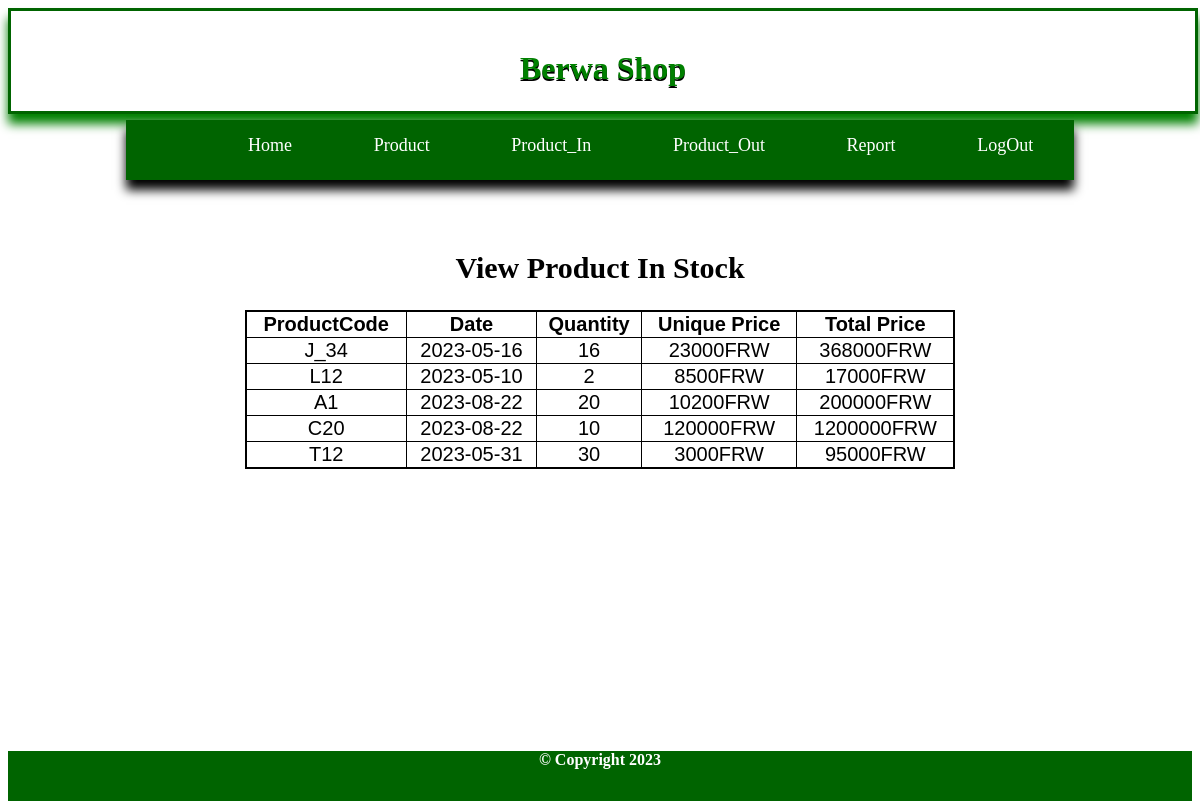
The app's page /ViewIn.php (signed in) with its own data.
### tables this page shows
CREATE TABLE `productin` (
  `ProductCode` varchar(20) NOT NULL,
  `Date` date NOT NULL,
  `Quantity` int(11) NOT NULL,
  `UniquePrice` int(11) NOT NULL,
  `TotalPrice` int(11) NOT NULL
);

### ViewIn.php (the view, shortened to what this page needs)
<!DOCTYPE html>
<html>
<head>
	<link rel="stylesheet" type="text/css" href="style.css">
</head>
<body>
	<div class="header"><br>
		<h1 style="text-align: center; text-shadow:  0px 2px black; ">Berwa Shop</h1>
	</div>
	<div class="nav_bar">
		<ul>
			<li><a href="index.php">Home</a> </li>
			<li><a href="">Product</a>
				</li>
			<li><a href="">Product_In</a>
				</li>
			<li><a href="">Product_Out</a>
				</li>
			<li><a href="Report.php">Report</a></li>
			<li><a href="logout.php">LogOut</a></li>
		</ul>
	</div>
	<div class="content">
		<center><br><br>
			<center><h2> View Product In Stock</h2></center>
		<table border="1">
			<tr>
				<th>ProductCode</th><th>Date</th><th>Quantity</th><th>Unique Price</th><th>Total Price</th>
			</tr>
			<?php
			$link=mysqli_connect("localhost","root","","berwashop");
			$sel="SELECT * FROM productin";
			$sql=mysqli_query($link,$sel);
			while ($row=mysqli_fetch_array($sql)) {
			?>
			<tr>
				<td><?php echo $row['ProductCode'];?></td>
				<td><?php echo $row['Date'];?></td>
				<td><?php echo $row['Quantity'];?></td>
				<td><?php echo $row['UniquePrice']."FRW";?></td>
				<td><?php echo $row['TotalPrice']."FRW";?></td>
			</tr>
		<?php
            }
		?>
	</table>
	</center>
	</div>
	<div class="footer">
		<h4>&copy Copyright 2023 </h4>
	</div>
</body>
</html>

### style.css (style rules this page uses)
* { text-decoration: none; }
.header { width: 100%; height: 100px; box-shadow: 0px 10px 10px 0px; color:green; border:solid 3px darkgreen; }
.nav_bar { width: 80%; height: 60px; background: darkgreen; box-shadow: 0px 10px 10px 0px; margin-left: 10%; margin-top: -10px; }
.nav_bar > ul { display: flex; }
.nav_bar > ul >li { list-style: none; margin-left: 9%; margin-top: 15px; }
.nav_bar > ul > li > a { color: white; text-decoration: none; font-size: 18px; }
.content { width: 100%; height: 550px; color: black; }
.footer { width: 100%; height: 50px; text-align: center; background: darkgreen; color: black; }
.content table { padding-top: 10px; }
.footer h4 { text-align: center; color: white; }

### ViewIn.php (style rules this page uses)
.content { font-size: 20px; padding-top: -20px; }
table { font-family: arial, sans-serif; border-collapse: collapse; width: 60%; text-align: center; border: solid black 2px; }

### records on screen
productin: ProductCode "J_34", Date "2023-05-16", Quantity "16", UniquePrice "23000", TotalPrice "368000"
productin: ProductCode "L12", Date "2023-05-10", Quantity "2", UniquePrice "8500", TotalPrice "17000"
productin: ProductCode "A1", Date "2023-08-22", Quantity "20", UniquePrice "10200", TotalPrice "200000"
productin: ProductCode "C20", Date "2023-08-22", Quantity "10", UniquePrice "120000", TotalPrice "1200000"
productin: ProductCode "T12", Date "2023-05-31", Quantity "30", UniquePrice "3000", TotalPrice "95000"
